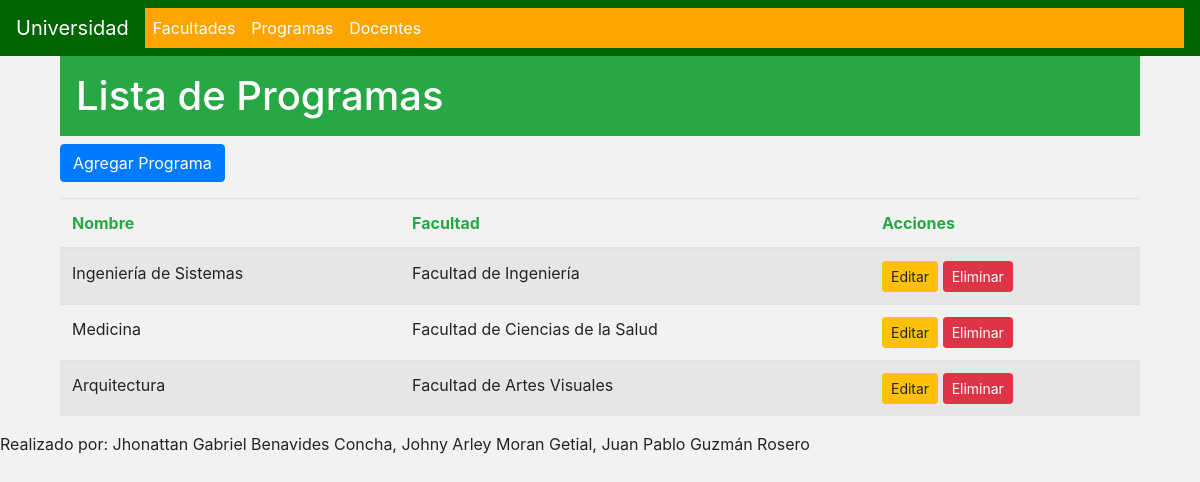
/programas/, run on an earlier commit of the app's database.
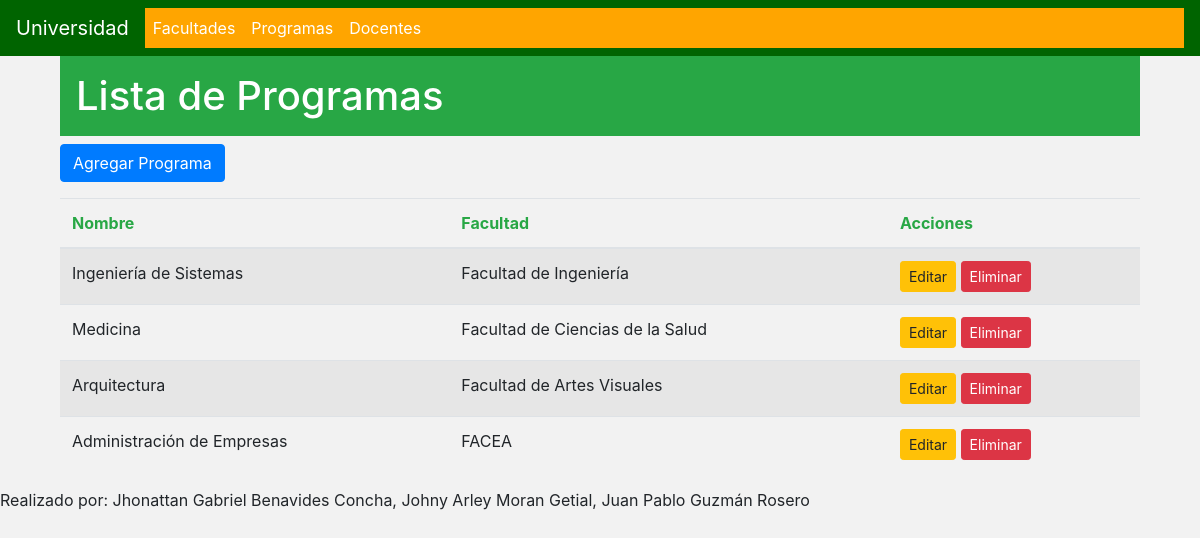
And on a later commit of the database.
### universidad_app/models.py (models this page shows)
class Programa(models.Model):
    nombre = models.CharField(max_length=100)
    facultad = models.ForeignKey(Facultad, on_delete=models.CASCADE)

class Facultad(models.Model):
    nombre = models.CharField(max_length=100)

### universidad_app/views.py (the view)
# urls.py: path('programas/', views.programas_list, name='programas_list'),
def programas_list(request):
    programas = Programa.objects.all()
    return render(request, 'universidad_app/programas_list.html', {'programas': programas})

### universidad_app/templates/universidad_app/programas_list.html (shortened to what this page needs)
{% extends 'universidad_app/base.html' %}
{% block content %}
    <div class="container">
        <h1 class="bg-success text-white p-3">Lista de Programas</h1>
        <a href="{% url 'agregar_programa' %}" class="btn btn-primary mb-3">Agregar Programa</a>
        <table class="table table-striped">
            <thead>
                <tr>
                    <th class="text-success">Nombre</th>
                    <th class="text-success">Facultad</th>
                    <th class="text-success">Acciones</th>
                </tr>
            </thead>
            <tbody>
                {% for programa in programas %}
                    <tr>
                        <td>{{ programa.nombre }}</td>
                        <td>{{ programa.facultad.nombre }}</td>
                        <td>
                            <a href="{% url 'editar_programa' programa.id %}" class="btn btn-warning btn-sm">Editar</a>
                            <a href="#" class="btn btn-danger btn-sm" data-toggle="modal" data-target="#eliminarProgramaModal{{ programa.id }}">Eliminar</a>
                        </td>
                    </tr>
                {% endfor %}
            </tbody>
        </table>
    </div>
{% endblock %}

What changed in the data, as far as the page shows it:
added Programa: nombre "Administración de Empresas", facultad.nombre "FACEA"
